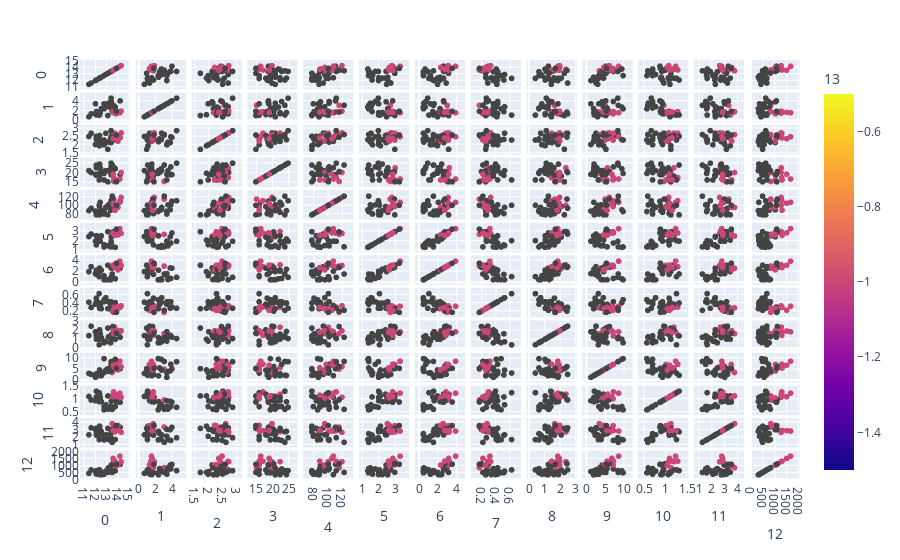

Here is the notebook cell this chart was saved with:
### Code cell
from sklearn.cluster import DBSCAN
dbscan_model=DBSCAN( eps=0.2,min_samples=5)
dbscan_model.fit(X_train)
Y_pred=dbscan_model.fit_predict(X_test)
df_pred=pd.DataFrame(pd.concat([pd.DataFrame(X_test,columns=[0,1,2,3,4,5,6,7,8,9,10,11,12]),pd.DataFrame(Y_pred,columns=[13])],axis=1))
fig = px.scatter_matrix(df_pred,
    dimensions=[0,1,2,3,4,5,6,7,8,9,10,11,12],
    color=13)
fig.show()

### Figure 1 — Plotly figure (JSON) as saved in the notebook; plotly's stock layout.template omitted (floating-point values rounded to 4 significant figures)
{"data": [{"dimensions": [{"axis": {"matches": true}, "label": "0", "values": [13.64, 14.21, 12.93, 13.73, 12.37, 14.3, 12, 13.4, 11.61, 13.36, 13.5, 13.5, 13.41, 12.77, 13.63, 12.52, 11.41, 12.08, 13.86, 12.08, 14.19, 13.11, 12.33, 13.4, 12.77, 13.78, 12.42, 12.37, 12.08, 13.56, 14.02, 12.37, 13.16, 13.58, 13.75, 13.88, null, null, null, null, null, null, null, null, null, null, null, null, null, null, null, null, null, null, null, null, null, null, null, null, null, null]}, {"axis": {"matches": true}, "label": "1", "values": [3.1, 4.04, 2.81, 1.5, 1.17, 1.92, 3.43, 3.91, 1.35, 2.56, 1.81, 3.12, 3.84, 3.43, 1.81, 2.43, 0.74, 1.13, 1.35, 1.39, 1.59, 1.01, 1.1, 4.6, 2.39, 2.76, 1.61, 1.21, 1.83, 1.73, 1.68, 1.63, 3.57, 1.66, 1.73, 1.89, null, null, null, null, null, null, null, null, null, null, null, null, null, null, null, null, null, null, null, null, null, null, null, null, null, null]}, {"axis": {"matches": true}, "label": "2", "values": [2.56, 2.44, 2.7, 2.7, 1.92, 2.72, 2, 2.48, 2.7, 2.35, 2.61, 2.62, 2.12, 1.98, 2.7, 2.17, 2.5, 2.51, 2.27, 2.5, 2.48, 1.7, 2.28, 2.86, 2.28, 2.3, 2.19, 2.56, 2.32, 2.46, 2.21, 2.3, 2.15, 2.36, 2.41, 2.59, null, null, null, null, null, null, null, null, null, null, null, null, null, null, null, null, null, null, null, null, null, null, null, null, null, null]}, {"axis": {"matches": true}, "label": "3", "values": [15.2, 18.9, 21, 22.5, 19.6, 20, 19, 23, 20, 20, 20, 24, 18.8, 16, 17.2, 21, 21, 24, 16, 22.5, 16.5, 15, 16, 25, 19.5, 22, 22.5, 18.1, 18.5, 20.5, 16, 24.5, 21, 19.1, 16, 15, null, null, null, null, null, null, null, null, null, null, null, null, null, null, null, null, null, null, null, null, null, null, null, null, null, null]}, {"axis": {"matches": true}, "label": "4", "values": [116, 111, 96, 101, 78, 120, 87, 102, 94, 89, 96, 123, 90, 80, 112, 88, 88, 78, 98, 84, 108, 78, 101, 112, 86, 90, 108, 98, 81, 116, 96, 88, 102, 106, 89, 101, null, null, null, null, null, null, null, null, null, null, null, null, null, null, null, null, null, null, null, null, null, null, null, null, null, null]}, {"axis": {"matches": true}, "label": "5", "values": [2.7, 2.85, 1.54, 3, 2.11, 2.8, 2, 1.8, 2.74, 1.4, 2.53, 1.4, 2.45, 1.63, 2.85, 2.55, 2.48, 2, 2.98, 2.56, 3.3, 2.98, 2.05, 1.98, 1.39, 1.35, 2, 2.42, 1.6, 2.96, 2.65, 2.22, 1.5, 2.86, 2.6, 3.25, null, null, null, null, null, null, null, null, null, null, null, null, null, null, null, null, null, null, null, null, null, null, null, null, null, null]}, {"axis": {"matches": true}, "label": "6", "values": [3.03, 2.65, 0.5, 3.25, 2, 3.14, 1.64, 0.75, 2.92, 0.5, 2.61, 1.57, 2.68, 1.25, 2.91, 2.27, 2.01, 1.58, 3.15, 2.29, 3.93, 3.18, 1.09, 0.96, 0.51, 0.68, 2.09, 2.65, 1.5, 2.78, 2.33, 2.45, 0.55, 3.19, 2.76, 3.56, null, null, null, null, null, null, null, null, null, null, null, null, null, null, null, null, null, null, null, null, null, null, null, null, null, null]}, {"axis": {"matches": true}, "label": "7", "values": [0.17, 0.3, 0.53, 0.29, 0.27, 0.33, 0.37, 0.43, 0.29, 0.37, 0.28, 0.22, 0.27, 0.43, 0.3, 0.26, 0.42, 0.4, 0.22, 0.43, 0.32, 0.26, 0.63, 0.27, 0.48, 0.41, 0.34, 0.37, 0.52, 0.2, 0.26, 0.4, 0.43, 0.22, 0.29, 0.17, null, null, null, null, null, null, null, null, null, null, null, null, null, null, null, null, null, null, null, null, null, null, null, null, null, null]}, {"axis": {"matches": true}, "label": "8", "values": [1.66, 1.25, 0.75, 2.38, 1.04, 1.97, 1.87, 1.41, 2.49, 0.64, 1.66, 1.25, 1.48, 0.83, 1.46, 1.22, 1.44, 1.4, 1.85, 1.04, 1.86, 2.28, 0.41, 1.11, 0.64, 1.03, 1.61, 2.08, 1.64, 2.45, 1.98, 1.9, 1.3, 1.95, 1.81, 1.7, null, null, null, null, null, null, null, null, null, null, null, null, null, null, null, null, null, null, null, null, null, null, null, null, null, null]}, {"axis": {"matches": true}, "label": "9", "values": [5.1, 5.24, 4.6, 5.7, 4.68, 6.2, 1.28, 7.3, 2.65, 5.6, 3.52, 8.6, 4.28, 3.4, 7.3, 2, 3.08, 2.2, 7.22, 2.9, 8.7, 5.3, 3.27, 8.5, 9.9, 9.58, 2.06, 4.6, 2.4, 6.25, 4.7, 2.12, 4, 6.9, 5.6, 5.43, null, null, null, null, null, null, null, null, null, null, null, null, null, null, null, null, null, null, null, null, null, null, null, null, null, null]}, {"axis": {"matches": true}, "label": "10", "values": [0.96, 0.87, 0.77, 1.19, 1.12, 1.07, 0.93, 0.7, 0.96, 0.7, 1.12, 0.59, 0.91, 0.7, 1.28, 0.9, 1.1, 1.31, 1.01, 0.93, 1.23, 1.12, 1.25, 0.67, 0.57, 0.7, 1.06, 1.19, 1.08, 0.98, 1.04, 0.89, 0.6, 1.09, 1.15, 0.88, null, null, null, null, null, null, null, null, null, null, null, null, null, null, null, null, null, null, null, null, null, null, null, null, null, null]}, {"axis": {"matches": true}, "label": "11", "values": [3.36, 3.33, 2.31, 2.71, 3.48, 2.65, 3.05, 1.56, 3.26, 2.47, 3.82, 1.3, 3, 2.12, 2.88, 2.78, 2.31, 2.72, 3.55, 3.19, 2.82, 3.18, 1.67, 1.92, 1.63, 1.68, 2.96, 2.3, 2.27, 3.03, 3.59, 2.78, 1.68, 2.88, 2.9, 3.56, null, null, null, null, null, null, null, null, null, null, null, null, null, null, null, null, null, null, null, null, null, null, null, null, null, null]}, {"axis": {"matches": true}, "label": "12", "values": [845, 1080, 600, 1285, 510, 1280, 564, 750, 680, 780, 845, 500, 1035, 372, 1310, 325, 434, 630, 1045, 385, 1680, 502, 680, 630, 470, 615, 345, 678, 480, 1120, 1035, 342, 830, 1515, 1320, 1095, null, null, null, null, null, null, null, null, null, null, null, null, null, null, null, null, null, null, null, null, null, null, null, null, null, null]}], "hovertemplate": "%{xaxis.title.text}=%{x}<br>%{yaxis.title.text}=%{y}<br>13=%{marker.color}<extra></extra>", "legendgroup": "", "marker": {"color": [-1, null, null, -1, null, -1, null, null, null, null, -1, null, null, null, -1, null, null, null, -1, null, -1, null, null, null, null, null, null, null, null, null, -1, null, null, -1, -1, null, -1, -1, -1, -1, -1, -1, -1, -1, -1, -1, -1, -1, -1, -1, -1, -1, -1, -1, -1, -1, -1, -1, -1, -1, -1, -1], "coloraxis": "coloraxis", "symbol": "circle"}, "name": "", "showlegend": false, "type": "splom"}], "layout": {"coloraxis": {"colorbar": {"title": {"text": "13"}}, "colorscale": [[0, "#0d0887"], [0.1111, "#46039f"], [0.2222, "#7201a8"], [0.3333, "#9c179e"], [0.4444, "#bd3786"], [0.5556, "#d8576b"], [0.6667, "#ed7953"], [0.7778, "#fb9f3a"], [0.8889, "#fdca26"], [1, "#f0f921"]]}, "dragmode": "select", "legend": {"tracegroupgap": 0}, "margin": {"t": 60}}}
